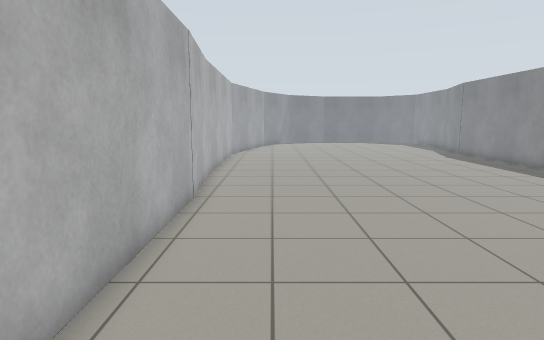
View 1 (above)

14 first-person views from a walk through a robot-simulator world made for Gazebo. The camera is 1.2 m above the floor, tilts 8° down and sees 75° across. The floor is counted in squares, 0.5 m on a side. Each view is taken from the middle of a square. On the plan, view 1 faces up. The plan holds only what a view shows up to about 20 squares ahead; the rest is blank.

View 2
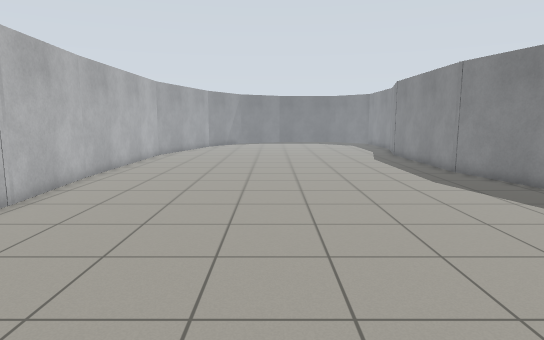

View 3
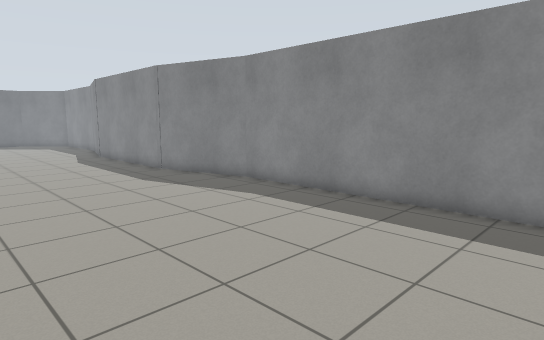

View 4
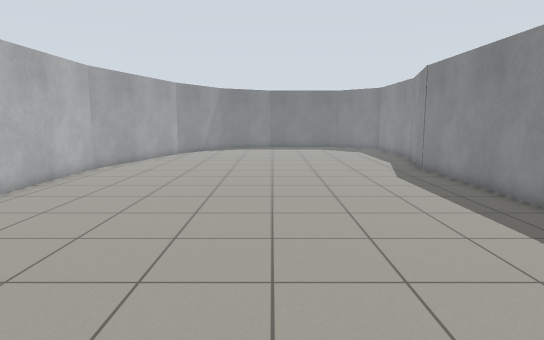

View 5
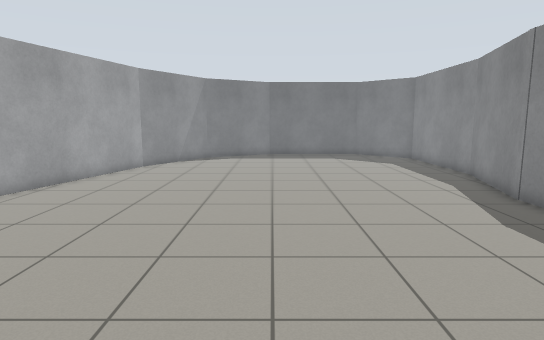

View 6
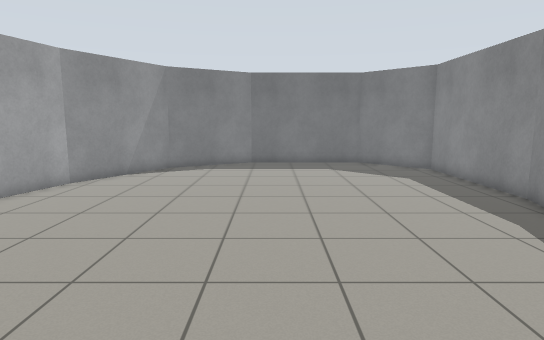

View 7
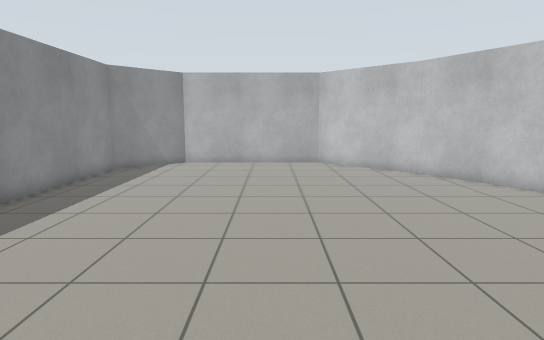

View 8
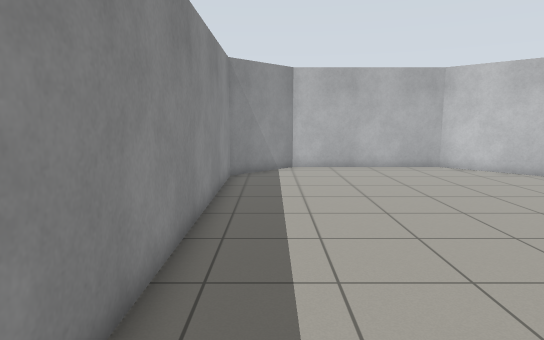

View 9
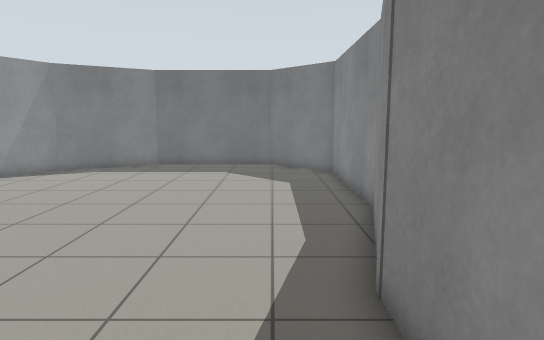

View 10
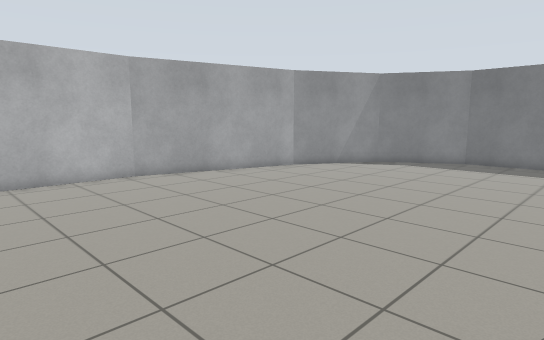

View 11
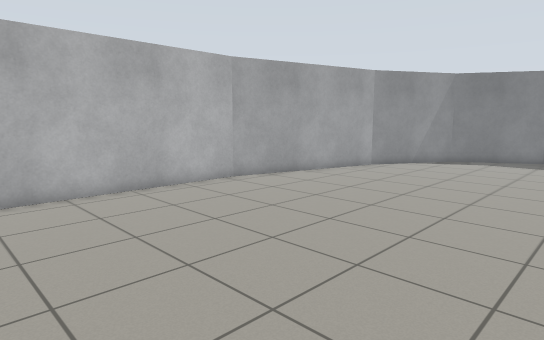

View 12
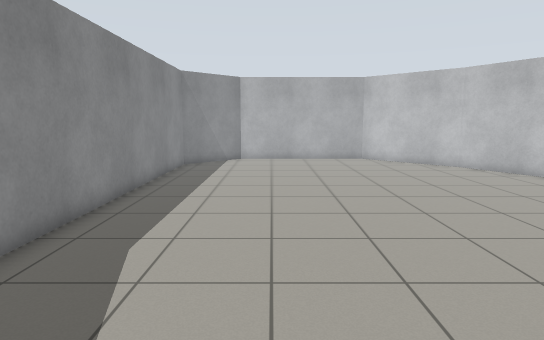

View 13
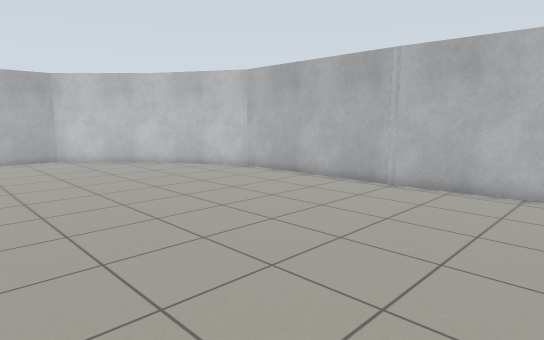

View 14
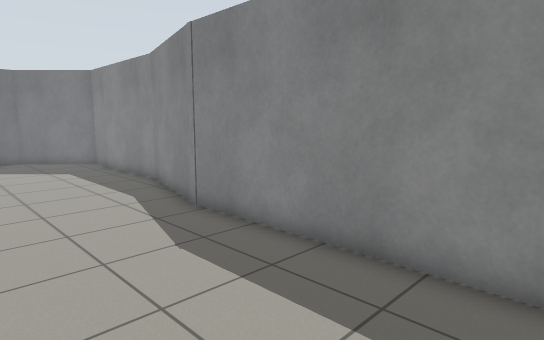

### Floor plan
Points are (right, up) in squares from view 1. A wall is a line through its corners. A room is listed if a view was taken in it or the views show most of it. See-through windows are left out.
Room 1 (views 1, 2, 3, 4, 5, 6, 7, 8, 9, 10, 11, 12, 13, 14)
walls: (13.5, 17.1) (13.5, 25.7); (-2.9, 15.9) (-2.4, 10.6); (14.9, 12.3) (13.4, 17.6); (-2.4, 11.1) (-2.4, 2.7) (0.4, -2.2); (13.4, 25.5) (14.8, 30.6) (14.8, 37.3) (11.9, 40.1) (5.9, 40.1) (1.8, 37.8) (-0.7, 33.3); (-2.8, 25.6) (-2.8, 14.6); (-0.7, 33.4) (-2.9, 25.4); (0.3, -2.1) (4.3, -6.1) (11.9, -6.1) (14.8, -3.2) (14.8, 12.4)

Where each view was taken, in squares from view 1:
view 1: 0 up, 0 right, facing up
view 2: 1 up, 5 right, facing up
view 3: 1 up, 5 right, facing up-right
view 4: 8 up, 6 right, facing up
view 5: 15 up, 6 right, facing up
view 6: 20 up, 7 right, facing up
view 7: 14 up, 7 right, facing down
view 8: 12 up, 13 right, facing down
view 9: 21 up, 12 right, facing up
view 10: 19 up, 12 right, facing up-left
view 11: 16 up, 9 right, facing up-left
view 12: 16 up, 10 right, facing down
view 13: 17 up, 10 right, facing down-left
view 14: 17 up, 8 right, facing up-right
